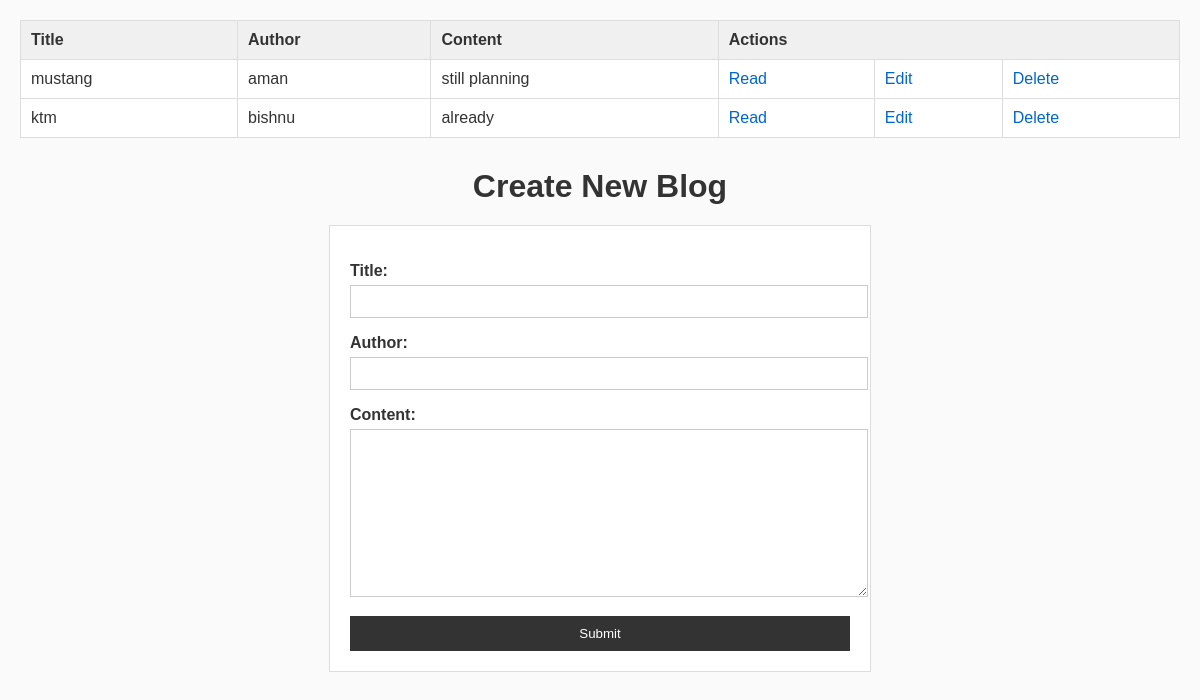
Before: / with the older database file.
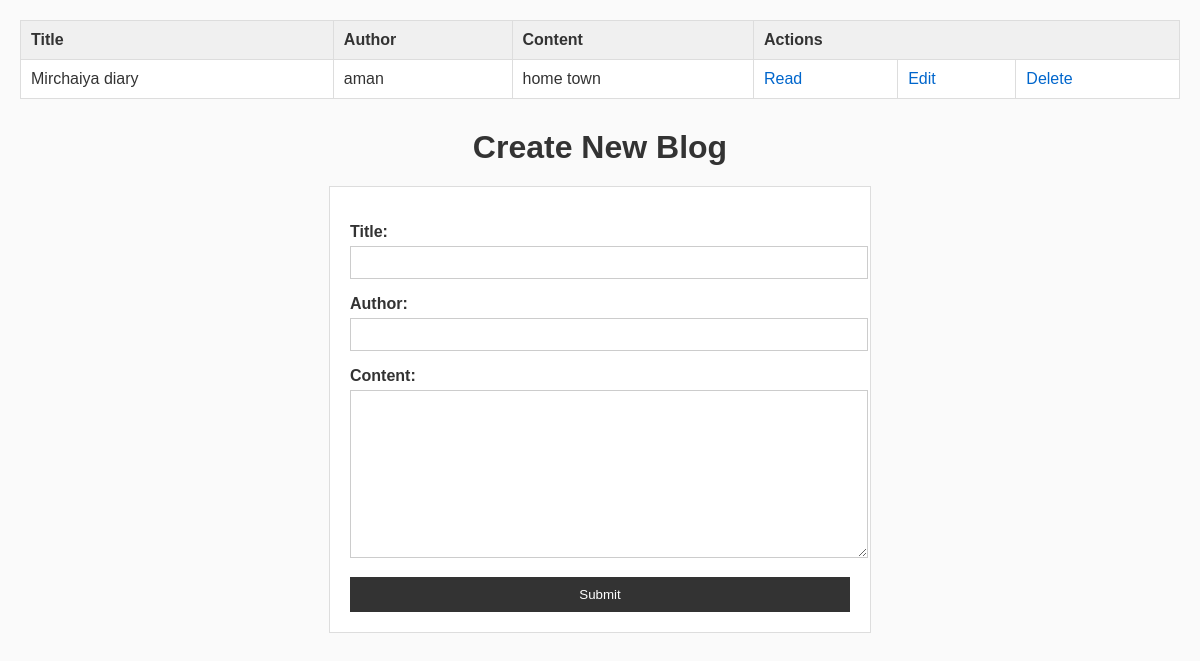
After: the same page with the newer database file.
### core/models.py (models this page shows, shortened)
class BlogModel ( models . Model ) :
    title = models . CharField ( max_length =200)
    author = models . CharField ( max_length =50)
    content = models . TextField ()
    date_of_post = models . DateTimeField ( auto_now_add = True )
    last_updated = models . DateTimeField ( auto_now = True )

### core/views.py (the view)
# urls.py: path('', views.home, name='home'),
def home(request):
    data = BlogModel.objects.all()
    if request.method == 'POST':
        form = BlogForm(request.POST)
        if form.is_valid():
            form.save()
            return redirect('home')
    else:
        form = BlogForm()
    context = {
        'form': form,
        'data': data
    }
    return render(request, 'core/index.html', context)

### core/forms.py
class BlogForm ( forms . ModelForm ) :
    class Meta :
        model = BlogModel
        fields = ['title','author','content']

### templates/core/index.html (shortened to what this page needs)
<!DOCTYPE html>
<html lang="en">
<head>
</head>
<body>
{% if data %}
<table>
    <tr>
        <th>Title</th>
        <th>Author</th>
        <th>Content</th>
        <th colspan="3">Actions</th>
    </tr>
    {% for obj in data %}
    <tr>
        <td>{{ obj.title }}</td>
        <td>{{ obj.author }}</td>
        <td>{{ obj.content }}</td>
        <td><a href="{% url 'read_one' id=obj.id %}">Read</a></td>
        <td><a href="{% url 'update_one' id=obj.id %}">Edit</a></td>
        <td><a href="{% url 'delete_one' id=obj.id %}">Delete</a></td>
    </tr>
    {% endfor %}
</table>
{% else %}
<h3>No Data Found</h3>
{% endif %}
<h1>Create New Blog</h1>
<form method="post">
    {{ form.as_p }}
    <button type="submit">Submit</button>
</form>
</body>
</html>

### templates/core/index.html (style rules this page uses)
body { font-family: Arial, sans-serif; background-color: #fafafa; margin: 0; padding: 20px; color: #333; }
h1 { text-align: center; margin-bottom: 20px; }
table { width: 100%; border-collapse: collapse; background-color: #fff; margin-bottom: 30px; }
table th, table td { border: 1px solid #ddd; padding: 10px; text-align: left; }
table th { background-color: #f0f0f0; }
a { color: #0066cc; text-decoration: none; }
form { max-width: 500px; margin: auto; background-color: #fff; padding: 20px; border: 1px solid #ddd; }
form p { margin-bottom: 15px; }
form label { display: block; font-weight: bold; margin-bottom: 5px; }
form input[type="text"], form textarea { width: 100%; padding: 8px; border: 1px solid #ccc; }
form textarea { min-height: 100px; }
form button { width: 100%; padding: 10px; background-color: #333; color: #fff; border: none; cursor: pointer; }

Changed rows visible on the page:
removed BlogModel: title "mustang", author "aman", content "still planning"
removed BlogModel: title "ktm", author "bishnu", content "already"
added BlogModel: title "Mirchaiya diary", author "aman", content "home town"
